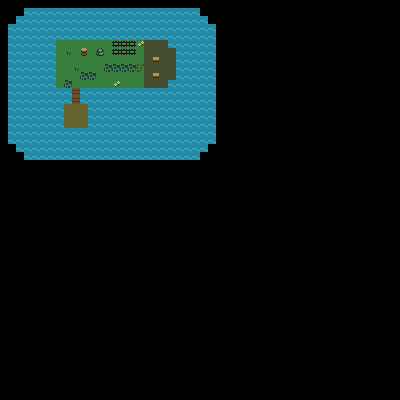

Tiled map render using the project's own tile images. Description and the map definition, with tile-layer contents summarised, below:
An orthogonal 50x50 tile map with 8x8 px tiles, 5 tile layers (water layer, prop layer (collision), land layer, prop layer (visible), ...) and 5 objects (swordz).

<map version="1.0" orientation="orthogonal" width="50" height="50" tilewidth="8" tileheight="8">
 <tileset firstgid="1" name="tinymaptiles" tilewidth="8" tileheight="8">
  <image source="../images/soundsheett_vFinal.png" width="48" height="184" />
  <tile id="39">
   <properties>
    <property name="z" value="-100" />
   </properties>
  </tile>
  <tile id="42">
   <properties>
    <property name="Class" value="Sword" />
   </properties>
  </tile>
  <tile id="48">
   <properties>
    <property name="Class" value="Player" />
   </properties>
  </tile>
  <tile id="52">
   <properties>
    <property name="Class" value="Enemy" />
   </properties>
  </tile>
  <tile id="86">
   <properties>
    <property name="Class" value="PowerStone" />
   </properties>
  </tile>
 </tileset>
 <layer name="water layer" width="50" height="50">
  <properties>
   <property name="collision" value="true" />
  </properties>
  <data>[2500 cells, 390 non-empty, 8 distinct tile ids]</data>
 </layer>
 <layer name="prop layer (collision)" width="50" height="50">
  <properties>
   <property name="collision" value="true" />
   <property name="z" value="100" />
  </properties>
  <data>[2500 cells, 3 non-empty, 2 distinct tile ids]</data>
 </layer>
 <layer name="land layer" width="50" height="50">
  <properties>
   <property name="collision" value="true" />
   <property name="collisionMask" value="0" />
   <property name="sensor" value="true" />
  </properties>
  <data>[2500 cells, 99 non-empty, 10 distinct tile ids]</data>
 </layer>
 <objectgroup name="game objects" width="50" height="50">
  <object name="swordz" gid="43" x="72" y="120" />
  <object gid="53" x="128" y="64" />
  <object gid="87" x="160" y="72" />
  <object gid="53" x="136" y="77" />
  <object gid="49" x="72" y="72" />
 </objectgroup>
 <layer name="prop layer (visible)" width="50" height="50">
  <properties>
   <property name="collision" value="true" />
   <property name="z" value="100" />
  </properties>
  <data>[2500 cells, 3 non-empty, 2 distinct tile ids]</data>
 </layer>
 <layer name="sky layer" width="50" height="50">
  <properties>
   <property name="collision" value="true" />
   <property name="sensor" value="true" />
  </properties>
  <data>[2500 cells, 6 non-empty, 1 distinct tile ids]</data>
 </layer>
</map>
